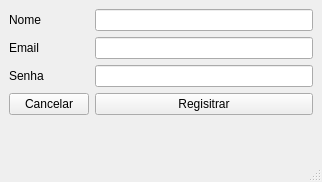
<?xml version="1.0" encoding="UTF-8"?>
<ui version="4.0">
 <class>RegisterWindow</class>
 <widget class="QMainWindow" name="RegisterWindow">
  <property name="geometry">
   <rect>
    <x>0</x>
    <y>0</y>
    <width>322</width>
    <height>182</height>
   </rect>
  </property>
  <property name="windowTitle">
   <string>MainWindow</string>
  </property>
  <widget class="QWidget" name="centralwidget">
   <layout class="QVBoxLayout" name="verticalLayout">
    <item>
     <layout class="QFormLayout" name="formLayout">
      <item row="0" column="0">
       <widget class="QLabel" name="label">
        <property name="text">
         <string>Nome</string>
        </property>
       </widget>
      </item>
      <item row="1" column="0">
       <widget class="QLabel" name="label_2">
        <property name="text">
         <string>Email</string>
        </property>
       </widget>
      </item>
      <item row="2" column="0">
       <widget class="QLabel" name="label_3">
        <property name="text">
         <string>Senha</string>
        </property>
       </widget>
      </item>
      <item row="0" column="1">
       <widget class="QLineEdit" name="lineEdit"/>
      </item>
      <item row="1" column="1">
       <widget class="QLineEdit" name="lineEdit_2"/>
      </item>
      <item row="2" column="1">
       <widget class="QLineEdit" name="lineEdit_3"/>
      </item>
      <item row="3" column="1">
       <widget class="QPushButton" name="Register_Button">
        <property name="text">
         <string>Regisitrar</string>
        </property>
       </widget>
      </item>
      <item row="3" column="0">
       <widget class="QPushButton" name="Cancel_Button">
        <property name="text">
         <string>Cancelar</string>
        </property>
       </widget>
      </item>
     </layout>
    </item>
   </layout>
  </widget>
  <widget class="QMenuBar" name="menubar">
   <property name="geometry">
    <rect>
     <x>0</x>
     <y>0</y>
     <width>322</width>
     <height>21</height>
    </rect>
   </property>
  </widget>
  <widget class="QStatusBar" name="statusbar"/>
 </widget>
 <resources/>
 <connections/>
</ui>
